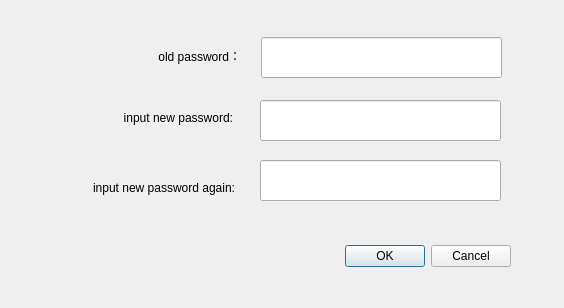
<?xml version="1.0" encoding="UTF-8"?>
<ui version="4.0">
 <class>ModifyPasswordDialog</class>
 <widget class="QDialog" name="ModifyPasswordDialog">
  <property name="geometry">
   <rect>
    <x>0</x>
    <y>0</y>
    <width>564</width>
    <height>308</height>
   </rect>
  </property>
  <property name="windowTitle">
   <string>Dialog</string>
  </property>
  <widget class="QDialogButtonBox" name="buttonBox">
   <property name="geometry">
    <rect>
     <x>170</x>
     <y>240</y>
     <width>341</width>
     <height>32</height>
    </rect>
   </property>
   <property name="orientation">
    <enum>Qt::Horizontal</enum>
   </property>
   <property name="standardButtons">
    <set>QDialogButtonBox::Cancel|QDialogButtonBox::Ok</set>
   </property>
  </widget>
  <widget class="QLabel" name="label_old_password">
   <property name="geometry">
    <rect>
     <x>130</x>
     <y>40</y>
     <width>111</width>
     <height>31</height>
    </rect>
   </property>
   <property name="layoutDirection">
    <enum>Qt::LeftToRight</enum>
   </property>
   <property name="text">
    <string>old password：</string>
   </property>
   <property name="alignment">
    <set>Qt::AlignRight|Qt::AlignTrailing|Qt::AlignVCenter</set>
   </property>
  </widget>
  <widget class="QLabel" name="label_new_password">
   <property name="geometry">
    <rect>
     <x>100</x>
     <y>110</y>
     <width>133</width>
     <height>16</height>
    </rect>
   </property>
   <property name="text">
    <string>input new password:</string>
   </property>
   <property name="alignment">
    <set>Qt::AlignRight|Qt::AlignTrailing|Qt::AlignVCenter</set>
   </property>
  </widget>
  <widget class="QLabel" name="label_new_password_again">
   <property name="geometry">
    <rect>
     <x>60</x>
     <y>180</y>
     <width>175</width>
     <height>16</height>
    </rect>
   </property>
   <property name="text">
    <string>input new password again:</string>
   </property>
   <property name="alignment">
    <set>Qt::AlignRight|Qt::AlignTrailing|Qt::AlignVCenter</set>
   </property>
  </widget>
  <widget class="QLineEdit" name="lineEdit_old_password">
   <property name="geometry">
    <rect>
     <x>261</x>
     <y>37</y>
     <width>241</width>
     <height>41</height>
    </rect>
   </property>
   <property name="echoMode">
    <enum>QLineEdit::Password</enum>
   </property>
  </widget>
  <widget class="QLineEdit" name="lineEdit_new_password">
   <property name="geometry">
    <rect>
     <x>260</x>
     <y>100</y>
     <width>241</width>
     <height>41</height>
    </rect>
   </property>
   <property name="echoMode">
    <enum>QLineEdit::Password</enum>
   </property>
  </widget>
  <widget class="QLineEdit" name="lineEdit_new_password_again">
   <property name="geometry">
    <rect>
     <x>260</x>
     <y>160</y>
     <width>241</width>
     <height>41</height>
    </rect>
   </property>
   <property name="echoMode">
    <enum>QLineEdit::Password</enum>
   </property>
  </widget>
 </widget>
 <resources/>
 <connections>
  <connection>
   <sender>buttonBox</sender>
   <signal>accepted()</signal>
   <receiver>ModifyPasswordDialog</receiver>
   <slot>accept()</slot>
   <hints>
    <hint type="sourcelabel">
     <x>248</x>
     <y>254</y>
    </hint>
    <hint type="destinationlabel">
     <x>157</x>
     <y>274</y>
    </hint>
   </hints>
  </connection>
  <connection>
   <sender>buttonBox</sender>
   <signal>rejected()</signal>
   <receiver>ModifyPasswordDialog</receiver>
   <slot>reject()</slot>
   <hints>
    <hint type="sourcelabel">
     <x>316</x>
     <y>260</y>
    </hint>
    <hint type="destinationlabel">
     <x>286</x>
     <y>274</y>
    </hint>
   </hints>
  </connection>
 </connections>
</ui>
